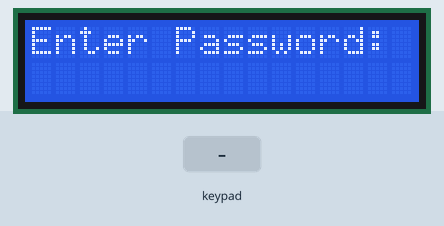
Bench run of a sketch on a simulated Arduino Uno, built with avr-gcc and run on an emulated ATmega328P. On the bench: 16×2 character LCD. The inputs (shaded band) are chosen by the test bench. What the sketch prints to the serial monitor is not drawn.

Above: at 1.2 s.
1.3 s: keypad keys 6 7 8 1 3 # pressed 0.4 s apart
At 4.5 s:
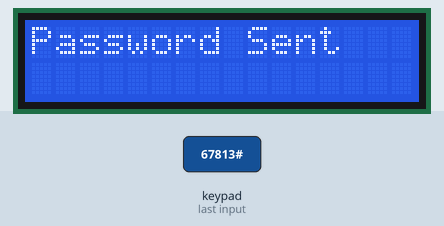
5.2 s: keypad keys 6 7 8 1 3 A pressed 0.4 s apart
At 7.9 s:
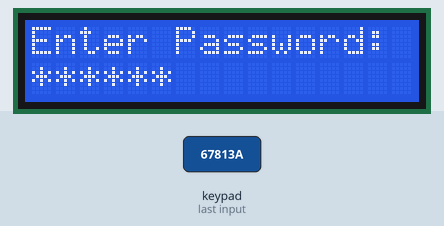
9.1 s: key '1' pressed
At 9.4 s:
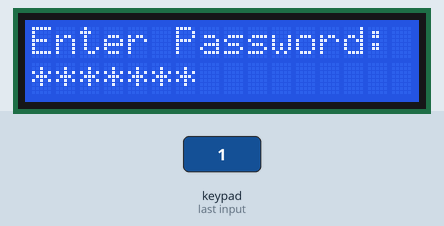
10.6 s: keypad keys 2 3 4 5 # pressed 0.4 s apart
At 11.8 s:
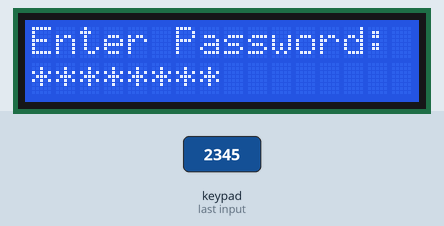
15.6 s: key '2' pressed
At 16.9 s:
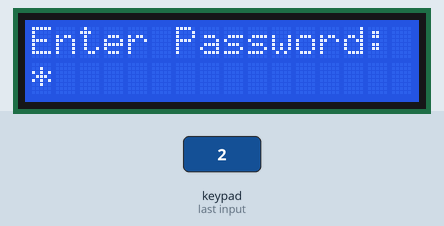
Timing chart, 0 to 18.1 s (numbered marks = the images above; inputs shaded):
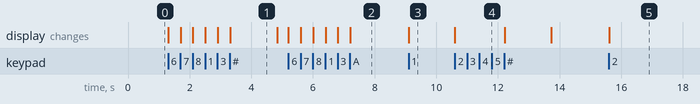

Measured:
- after the input at 1.3 s, the display: first changes at once (image 1 shows a later state)
- after the input at 5.2 s, the display: first changes at once (image 2 shows a later state)
- after the input at 9.1 s, the display: changes at once (image 3)
- after the input at 10.6 s, the display: changes at once (image 4)
- after the input at 15.6 s, the display: changes at once (image 5)
- what the display in image 1 shows lasts 1.5 s, from 3.3 s to 4.8 s

The sketch:

password_input_test.ino
```cpp
#include <Keypad.h>
#include <Wire.h>
#include <LiquidCrystal_I2C.h>

const byte ROWS = 4;
const byte COLS = 4;

char keys[ROWS][COLS] = {
  {'1', '2', '3', 'A'},
  {'4', '5', '6', 'B'},
  {'7', '8', '9', 'C'},
  {'*', '0', '#', 'D'}
};

byte rowPins[ROWS] = {2, 3, 4, 5};
byte colPins[COLS] = {6, 7, 8, 13};

Keypad keypad = Keypad(
  makeKeymap(keys),
  rowPins,
  colPins,
  ROWS,
  COLS
);

LiquidCrystal_I2C lcd(0x27, 16, 2);

String password = "";

void setup() {

  Serial.begin(9600);

  lcd.init();
  lcd.backlight();

  lcd.setCursor(0, 0);
  lcd.print("Enter Password:");
}

void loop() {

  char key = keypad.getKey();

  if (key) {

    // Clear password
    if (key == '*') {

      password = "";

      lcd.clear();
      lcd.setCursor(0, 0);
      lcd.print("Enter Password:");

      Serial.println("Password Cleared");
    }

    // Submit password
    else if (key == '#') {

      Serial.print("Entered: ");

      for (int i = 0; i < password.length(); i++) {
        Serial.print("*");
      }

      Serial.println();

      password = "";

      lcd.clear();
      lcd.print("Password Sent");

      delay(1500);

      lcd.clear();
      lcd.print("Enter Password:");
    }

    // Add digit
    else {

      if (password.length() < 8) {

        password += key;

        lcd.setCursor(password.length() - 1, 1);
        lcd.print("*");
      }
    }
  }
}
```
